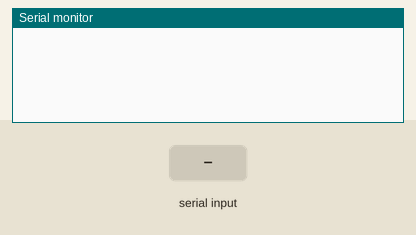
This sketch was run on a simulated Arduino Uno, built with avr-gcc and run on an emulated ATmega328P. Parts: the last lines printed to the serial monitor. Inputs (shaded band) come from the test bench.

Above: at 1.2 s.
1.3 s: "Sent: \n" received over the second serial link
At 1.7 s:
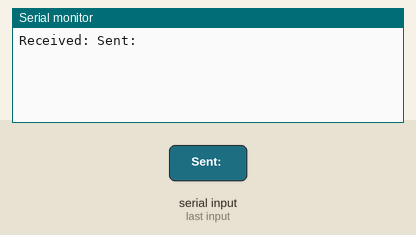
2.8 s: "1\n" received over the second serial link
At 4.3 s:
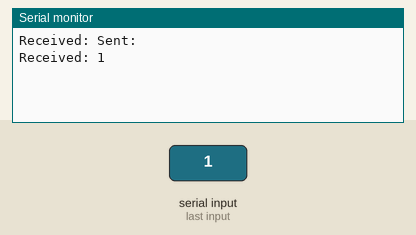

Measured:
- after the input at 1.3 s, the serial monitor: prints a new line at once (image 1)
- after the input at 2.8 s, the serial monitor: prints a new line at once (image 2)

The sketch:

HC12_Reciever.ino
```cpp
#include <SoftwareSerial.h>
SoftwareSerial HC12(10, 11);  // RX, TX

void setup() {
  Serial.begin(9600);
  HC12.begin(9600);
}

void loop() {
  if (HC12.available()) {
    String receivedMessage = " ";

    while (HC12.available()) {
      char c = HC12.read();
      if (c != '\n' && c != '\r') {
        receivedMessage += c;
      }
      delay(5);
      if (receivedMessage.startsWith("Sent: ")) {
      receivedMessage = receivedMessage.substring(6);
      }
    }

    Serial.print("Received:");
    Serial.println(receivedMessage);
  }
}
```
